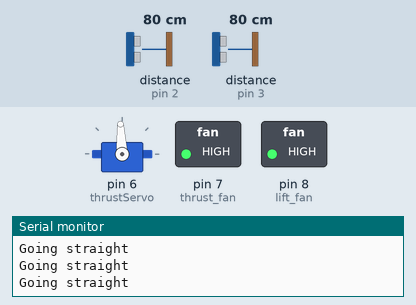
A sketch run on a simulated Arduino Uno, built with avr-gcc and run on an emulated ATmega328P. On the bench: servo, switched loads named in the sketch (green lamp = pin HIGH), the last lines printed to the serial monitor. Wiring (inferred from the names in the program): 2 × range finder with pulse-width output: data pin 2 / data pin 3. The test bench sets the inputs (shaded band); at power-on: distance to the obstacle (sensors on pin 2, pin 3) 80 cm.

Above: at 1.2 s.
1.3 s: distance to the obstacle (sensor on pin 2) set to 73 cm
At 2.6 s:
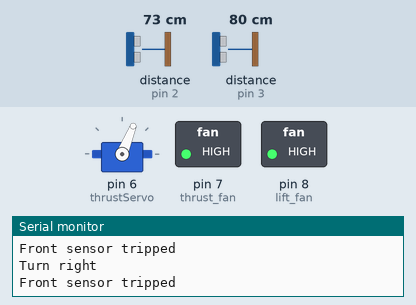
3.4 s: distance to the obstacle (sensor on pin 3) set to 28 cm
5.6 s: distance to the obstacle (sensor on pin 3) set to 24 cm
At 7.7 s:
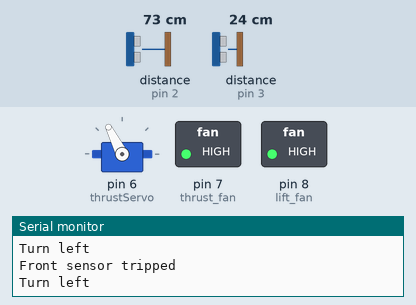
8.6 s: distance to the obstacle (sensor on pin 3) set to 60 cm
At 9.7 s:
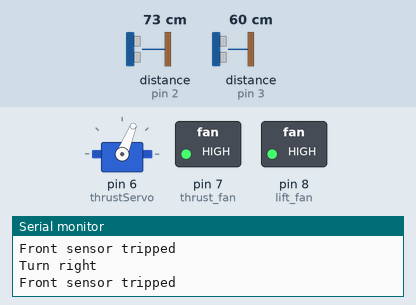
10.2 s: distance to the obstacle (sensor on pin 3) set to 2 cm
At 11.9 s:
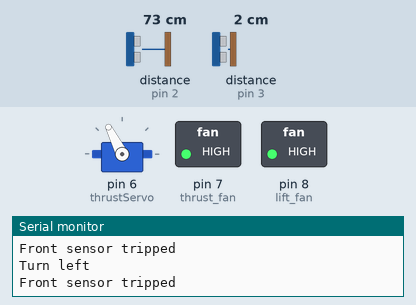
13.2 s: distance to the obstacle (sensor on pin 2) set to 120 cm
At 14.6 s:
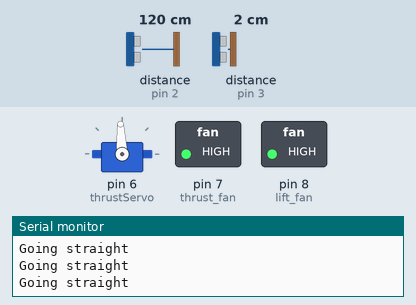
Timing chart, 0 to 16.2 s (numbered marks = the images above; inputs shaded):
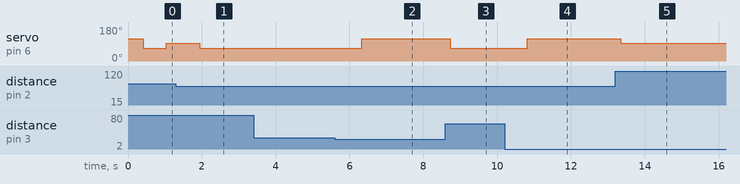

Measured:
- the behaviour switches between 77 and 76 cm on distance to the obstacle (sensor on pin 2) (found by bisection; images 0 and 1)
- the behaviour switches between 26 and 25 cm on distance to the obstacle (sensor on pin 3) (found by bisection; images 1 and 2)
- after the input at 1.3 s, servo on pin 6 (thrustServo): 93° → 68° after 0.65 s
- after the input at 5.6 s, servo on pin 6 (thrustServo): 68° → 117° after 0.73 s
- after the input at 8.6 s, servo on pin 6 (thrustServo): 117° → 68° after 0.14 s
- after the input at 10.2 s, servo on pin 6 (thrustServo): 68° → 117° after 0.62 s
- after the input at 13.2 s, servo on pin 6 (thrustServo): 117° → 93° after 0.14 s

The sketch:

ENGR290_V3.ino
```cpp
//#include <avr/io.h>
#include <ServoTimer2.h>
#include <TimerOne.h>

//Flags                           //The flags help define machine states. The HC does not behave the same way in a straight line and in a corner
boolean turn_flag = false;

//Library objects
ServoTimer2 thrustServo;          //Create object to control a servo-motor on timer2

//Global variables and control variables

//Servo control variables
int servo_pos = 90;                    //Variable will hold the desired servo position
int turn_left = 1750;
int turn_right = 1250;
String heading = "Forward";            //Variable will hold the current state of the robot. Debug purposes

//Distance control variables
int min_front_distance = 30;
int min_side_distance = 10;

//Ultrasonic sensor variables
const int numReadings = 10;               //Number of readings computed in the running  average
volatile int front_index = 0;             //Index variable for front sensor
volatile int side_index = 0;              //index varaible for side sensor

float front_buffer[numReadings];          //Buffer for front sensor readings
float side_buffer[numReadings];           //Buffer for side sensor readings

volatile float front_start;               //Front sensor pulse timestamp
volatile float front_stop;

volatile float side_start;                //Side sensor pulse timestamp
volatile float side_stop;

volatile float front_distance;            //Calculated front distance (latest reading)
volatile float av_front_distance;         //Running average of the last numReadings front readings
volatile float side_distance;             //Calculated side distance (latest reading)
volatile float av_side_distance;          //Running average of the last numReadings side readings

//Pin assignments
int lift_fan = 8;             //Lift fan = arduino pin 8
int thrust_fan = 7;           //Thrust fan = arduino pin 6
int front_sensor = 2;         //Front sensor is connected to interrupt capable pin 2 (PD2)
int side_sensor = 3;          //Side sensor is connected to interrupt capable pin 3 (PD3)

void setup() {
  //Serial port initialization
  Serial.begin(9600);

  //Timer initializing (For timed interrupts)
  Timer1.initialize(100000);   //Timer based interrupt is triggered every 0.1 sec. Evderytime the timer reaches the value store in the compare register, an ISR is invoked
                               //The ISR controls the refresh rate of the sensor. Min refresh rate = 20/s

  //Initial settings for the servo-motor (PD6 => PW2)
  thrustServo.attach(6);        //Attach the Arduino PWM capable pin to the servo object. Now the object controls the pin.

  //Initial settings port for thrust fan (ON/OFF switch1) PD7
  pinMode(thrust_fan, OUTPUT);         //Initialize port as output (PD6)
  digitalWrite(thrust_fan, HIGH);      //thrust_fan is HIGH on startup.

  //Initial setting for the lift fan (ON/OFF switch1) PB0
  pinMode(lift_fan, OUTPUT);           //Initialize port as output (PB0)
  digitalWrite(lift_fan, HIGH);        //Lift fan port is HIGH on startup. Speed is always MAX

  //Interrupt definitions
  attachInterrupt(0, front_sensor_isr, CHANGE);     //Interrupt when an input change occurs on front sensor pin
  attachInterrupt(1, side_sensor_isr, CHANGE);      //Interrupt when an input change occurs on side sensor pin
  Timer1.attachInterrupt(update_buffer);            //Attached an interupt routine on timer one
}

void loop() {
// HC is approaching a wall and must turn
  //Serial.print(av_front_distance);
  //Serial.print("         ");
  //Serial.println(av_side_distance);

  while(av_front_distance <= min_front_distance){
    // if there is no wall to the right
    Serial.println("Front sensor tripped");

    if(av_side_distance >= min_side_distance){
      // we must turn right
      Serial.println("Turn right");
      thrustServo.write(1250);
    }
    else{
      // we just turn left
      Serial.println("Turn left");
      thrustServo.write(1750);
      }
  }
  // after turn or if no turn is taken, go back straight
  Serial.println("Going straight");
  thrustServo.write(1500);
}


//Interrupt Service Routines
void update_buffer(){
  av_front_distance = front_average();
  av_side_distance = side_average();
}

void front_sensor_isr(){                      //External interrupt 0 = Side sensor
  if(digitalRead(front_sensor) == HIGH){
    front_start = micros();
  }
  else{
    front_stop = micros();
    front_distance = ((front_stop - front_start)/147);
  }
}

void side_sensor_isr(){                       //External interrupt 1 = Side sensor
  if(digitalRead(side_sensor) == HIGH){
    side_start = micros();
  }
  else{
    side_stop = micros();
    side_distance = ((side_stop - side_start)/147);
  }
}

//Functions
float front_average(){                              //Function takes the running average of each sensor readings to smooth it
   front_buffer[front_index] = front_distance;      //This eliminates jitters and unstability in the readings

   if(front_index == (numReadings - 1)){            //Index manipulation => FIFO
      front_index = 0;
    }
    else{
    front_index++;
    }
    float temp = 0;
    //Compute the distance as the average of the last numReadings readings
    for(int i = 0; i < numReadings; i++){
      temp = temp + front_buffer[i];
    }
    return (temp / numReadings);
}

float side_average(){
   side_buffer[side_index] = side_distance;
   //Serial.print(side_distance);
   if(side_index == (numReadings - 1)){            //Index manipulation => FIFO
      side_index = 0;
    }
    else{
    side_index++;
    }
    float temp = 0;
    //Compute the distance as the average of the last 5 readings
    for(int i = 0; i < numReadings; i++){

      temp = temp + side_buffer[i];
    }
    return (temp / numReadings);
}
```
